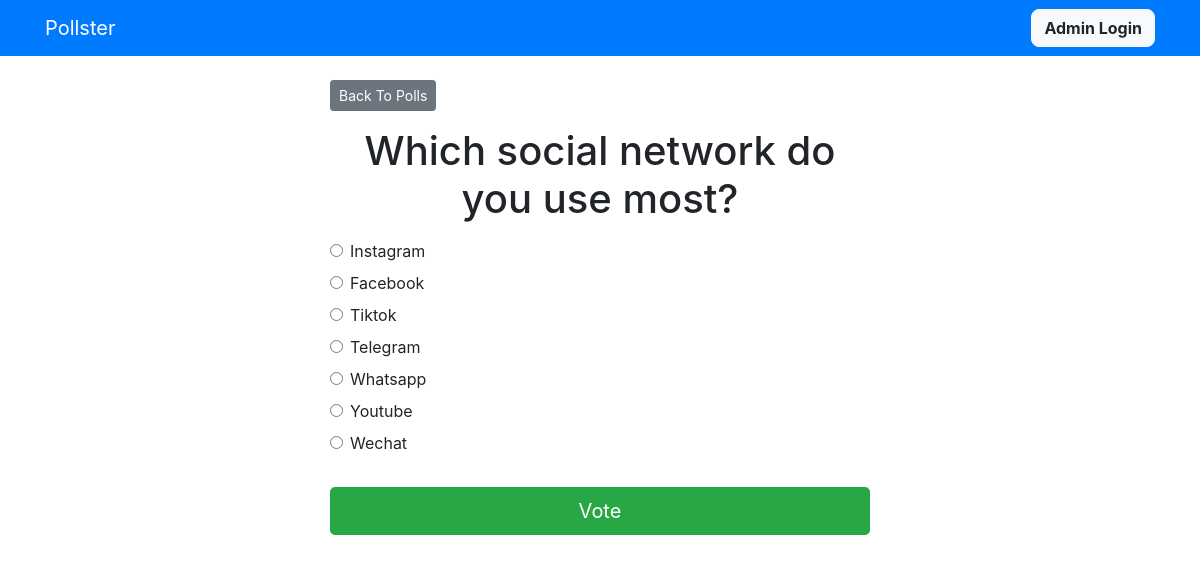
The app's page /polls/2/ with its own data.
### polls/models.py (models this page shows, shortened)
class Question(models.Model):
    question_text = models.CharField(max_length=200)
    pub_date = models.DateTimeField('date published')

class Choice(models.Model):
    question = models.ForeignKey(Question, on_delete=models.CASCADE)
    choice_text = models.CharField(max_length=200)
    votes = models.IntegerField(default=0)

### polls/views.py (the view)
# urls.py: path('<int:question_id>/', views.detail, name='detail'),
def detail(request, question_id):
  try:
    question = Question.objects.get(pk=question_id)
  except Question.DoesNotExist:
    raise Http404("Question does not exist")
  return render(request, 'polls/detail.html', { 'question': question })

### templates/polls/detail.html (shortened to what this page needs)
{% extends 'base.html' %}
{% block content %}
<a class="btn btn-secondary btn-sm mb-3" href="{% url 'polls:index' %}">Back To Polls</a>
<h1 class="text-center mb-3">{{ question.question_text }}</h1>
<form action="{% url 'polls:vote' question.id %}" method="post">
	{% for choice in question.choice_set.all %}
		<div class="form-check">
			<input
				type="radio"
				name="choice"
				class="form-check-input"
				id="choice{{ forloop.counter }}"
				value="{{ choice.id }}"
			/>
			<label for="choice{{ forloop.counter }}">{{ choice.choice_text }}</label
			>
		</div>
	{% endfor %}
	<input type="submit" value="Vote" class="btn btn-success btn-lg btn-block mt-4" />
</form>
{% endblock %}

### records on screen
Question: question_text "Which social network do you use most?"
Choice: choice_text "Instagram"
Choice: choice_text "Facebook"
Choice: choice_text "Tiktok"
Choice: choice_text "Telegram"
Choice: choice_text "Whatsapp"
Choice: choice_text "Youtube"
Choice: choice_text "Wechat"
